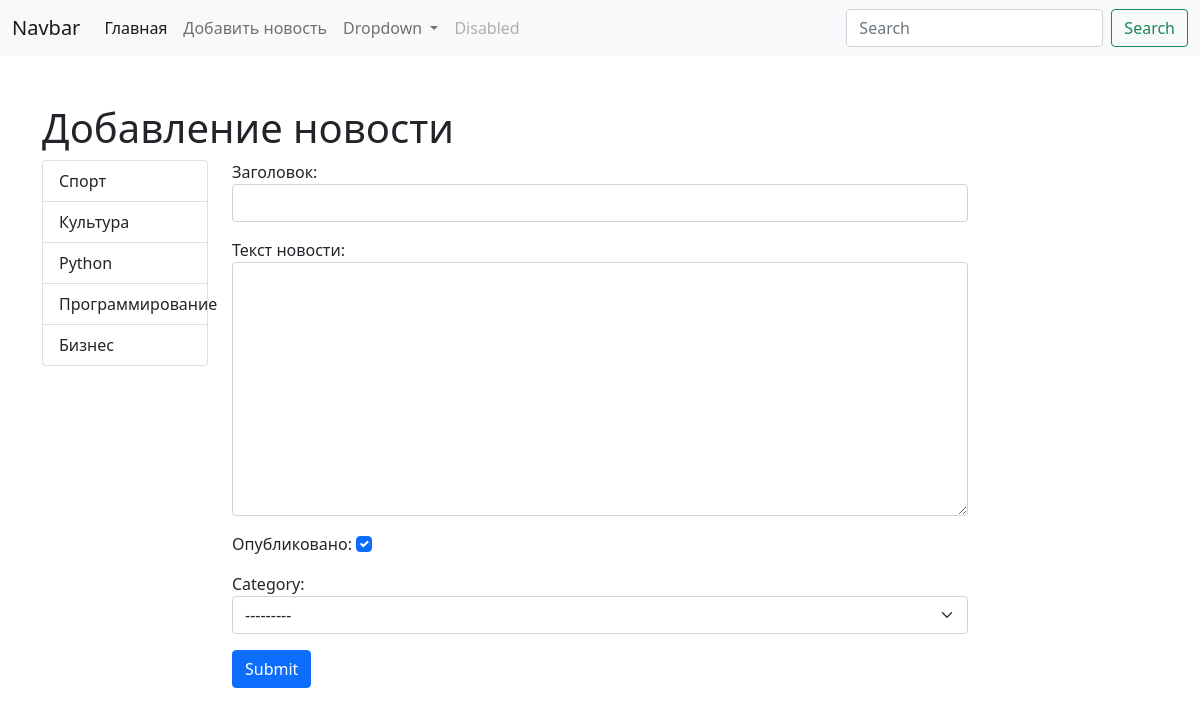
The app's page /add_news/ with its own data.
### news/models.py (models this page shows, shortened)
class Category(models.Model):
    category = models.CharField(max_length=100, db_index=True)
    def __str__(self):
        return self.category
    class Meta:
        verbose_name = "Категория"
        verbose_name_plural = "Категории"
        ordering = ['id']

### news/views.py (the view)
# urls.py: path("add_news/", AddNews.as_view(), name="addn"),
class AddNews(CreateView):
    model = News
    form_class = AddNewsForm
    template_name = "news/add_news.html"

### news/forms.py (shortened to what this page needs)
class AddNewsForm(forms.ModelForm):
    class Meta:
        model = News
        fields = ["caption", "text", "is_published", 'category']
        widgets = {'caption': TextInput(attrs={'class': "form-control", 'cols': 40, 'rows': 1}),
                   'text': Textarea(attrs={'class': "form-control", 'cols': 40, 'rows': 10}),
                   'category': Select(attrs={'class': "form-select"}),
                   'is_published': CheckboxInput(attrs={'class': "form-check-input"})
                   }
        labels = {
            'text': ('Текст новости'),
        }

### news/templatetags/news_tags.py (called while the page is built)
@register.simple_tag()
def categories_get():
    return Category.objects.all()

### news/templates/news/add_news.html (shortened to what this page needs)
{%extends "news/news_base.html"%}
{%block t%}Добавление новости{%endblock%}
{%block news%}
<form action="{%url 'addn'%}" method="post">
    {{form.as_p}}
    <button type="submit" class="btn btn-primary">Submit</button>
</form>
{%endblock%}

### news/templates/news/inc/_sidebar.html
{%load news_tags%}
<ul class="list-group">
    {%categories_get as categories%}
    {%for i in categories%}
    <a href="{% url 'cty_id' category_id=i.pk %}" class="list-group-item">{{i.category}}</a>
    {%endfor%}
</ul>

### records on screen
Category: category "Спорт", category "---------"
Category: category "Культура"
Category: category "Python"
Category: category "Программирование"
Category: category "Бизнес"
